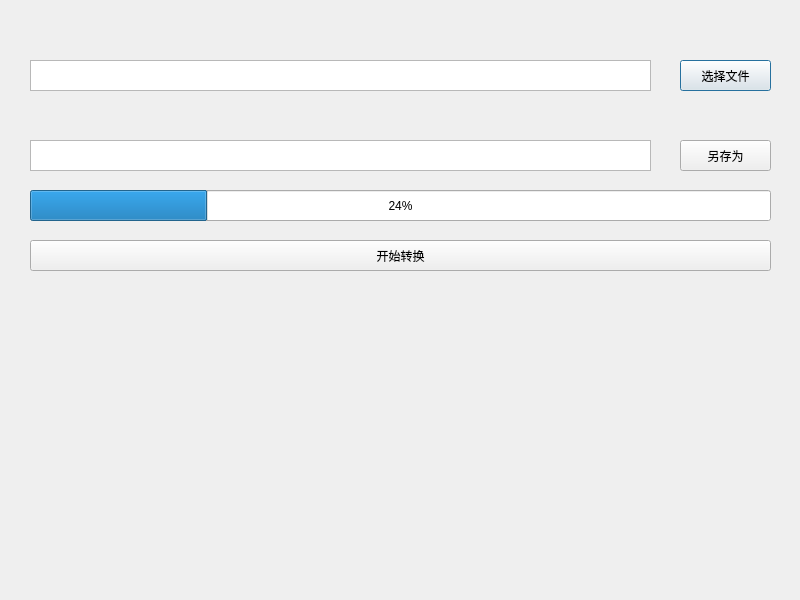
<?xml version="1.0" encoding="UTF-8"?>
<ui version="4.0">
 <class>Dialog</class>
 <widget class="QDialog" name="Dialog">
  <property name="geometry">
   <rect>
    <x>0</x>
    <y>0</y>
    <width>800</width>
    <height>600</height>
   </rect>
  </property>
  <property name="windowTitle">
   <string>Dialog</string>
  </property>
  <widget class="QTextEdit" name="inFile">
   <property name="geometry">
    <rect>
     <x>30</x>
     <y>60</y>
     <width>621</width>
     <height>31</height>
    </rect>
   </property>
  </widget>
  <widget class="QPushButton" name="chooseFile">
   <property name="geometry">
    <rect>
     <x>680</x>
     <y>60</y>
     <width>91</width>
     <height>31</height>
    </rect>
   </property>
   <property name="text">
    <string>选择文件</string>
   </property>
  </widget>
  <widget class="QTextEdit" name="outFile">
   <property name="geometry">
    <rect>
     <x>30</x>
     <y>140</y>
     <width>621</width>
     <height>31</height>
    </rect>
   </property>
  </widget>
  <widget class="QPushButton" name="saveFile">
   <property name="geometry">
    <rect>
     <x>680</x>
     <y>140</y>
     <width>91</width>
     <height>31</height>
    </rect>
   </property>
   <property name="text">
    <string>另存为</string>
   </property>
  </widget>
  <widget class="QPushButton" name="convert">
   <property name="geometry">
    <rect>
     <x>30</x>
     <y>240</y>
     <width>741</width>
     <height>31</height>
    </rect>
   </property>
   <property name="text">
    <string>开始转换</string>
   </property>
  </widget>
  <widget class="QProgressBar" name="progressBar">
   <property name="geometry">
    <rect>
     <x>30</x>
     <y>190</y>
     <width>741</width>
     <height>31</height>
    </rect>
   </property>
   <property name="value">
    <number>24</number>
   </property>
   <property name="textVisible">
    <bool>true</bool>
   </property>
  </widget>
 </widget>
 <resources/>
 <connections/>
</ui>
